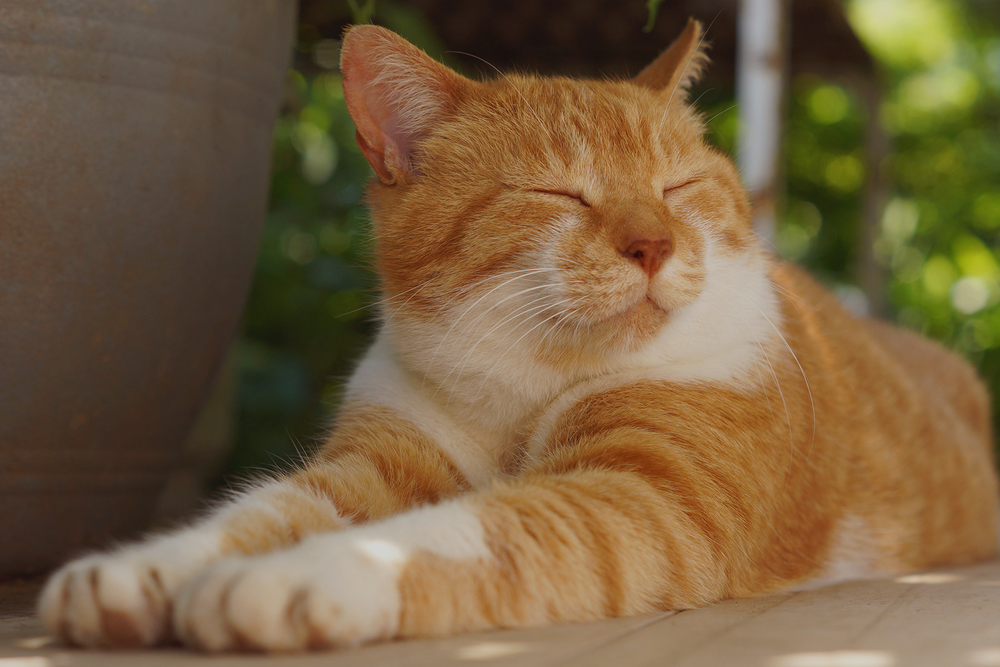
#> input picture img.png, 1000 x 667 px, shrunk from 1800 x 1200 before the run
$ jupyter execute --allow-errors Tute01.ipynb   (older library calls are emulated)
#> lines starting #> are read from the running program, lines starting #| are printed output that depends on the picture
[cell 1]
import cv2
import matplotlib.pyplot as plt

## 0. Some general remarks

OpenCV by default orders the channels of a coloured image as BGR
Matplotlib on the other hand orders the channels of a coloured image as RGB
So, if you are ever going between OpenCV & Matplotlib with a coloured image, you will need to reshuffle the order of the channels using cv2.cvtColor(img, flag)

With plt.imshow(), to plot a grayscale image, you will need to specify vmin = 0 and vmax = 255, otherwise your image be contrast compressed!

[cell 2]
# examples of image reading flags

img_coloured = cv2.imread('cattus.jpg')
img_grayscale = cv2.imread('cattus.jpg', cv2.IMREAD_GRAYSCALE)

# show coloured image opened with OpenCV (meaning channels are in BGR order)
# with matplotlib (expects RGB)
#> (the rest of this cell did not finish here and is left out)

## 1. Contrast Stretching

Main idea: Improve contrast by stretching intensity values of an image to fill a larger range - usually [0,255]
The most common transformation function that is used is the below:

$$X_{new} = (X_{input} - X_{min}) * \frac{(({max} - {min})}{(X_{max} - X_{min}))} + min $$

Where X_min, X_max are the minimum and maximum observed pixel intensities in the image, max and min are the max and min allowable pixel values (usually 0, 255 respectively)

Preprocessing step that can be useful

[cell 3]
import numpy as np

original = cv2.imread('img.png')
#> original is the input picture: shape (667, 1000, 3); mean B, G, R 63.9, 95.9, 118.8

output_image = (
        np.dot(
            original - np.min(original).astype(np.uint8),
            (255 - 0) / (np.max(original) - np.min(original)),
        )
        + 0
    )
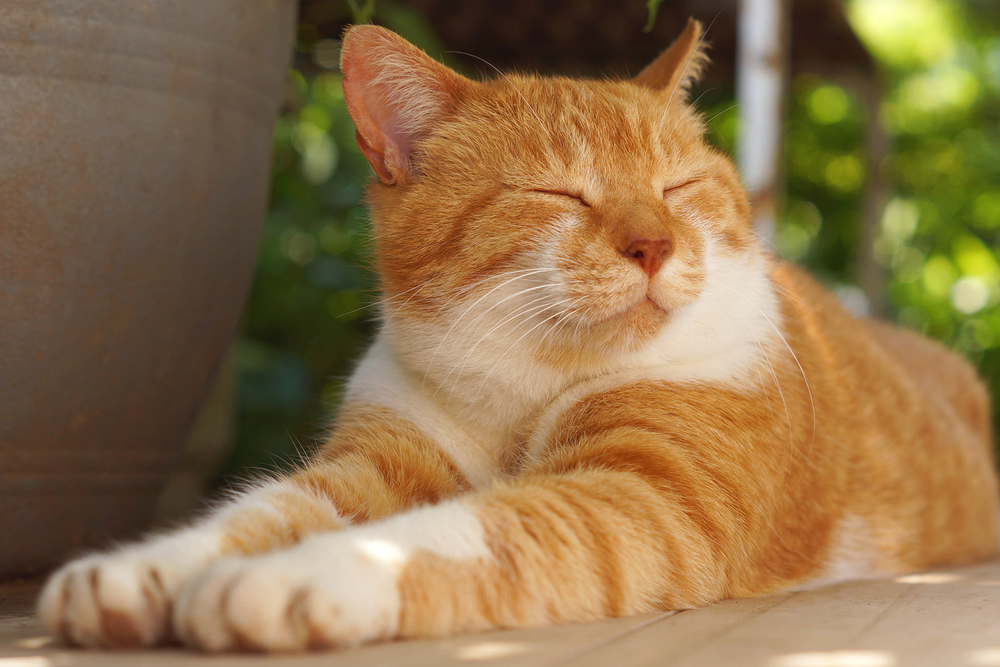
#> output_image: shape (667, 1000, 3) float64; mean B, G, R 75.9, 115.1, 143.2; drawn with min black and max white

output_image = output_image.astype('uint8')

plt.imshow(cv2.cvtColor(np.concatenate((original, output_image), axis=1), cv2.COLOR_BGR2RGB))
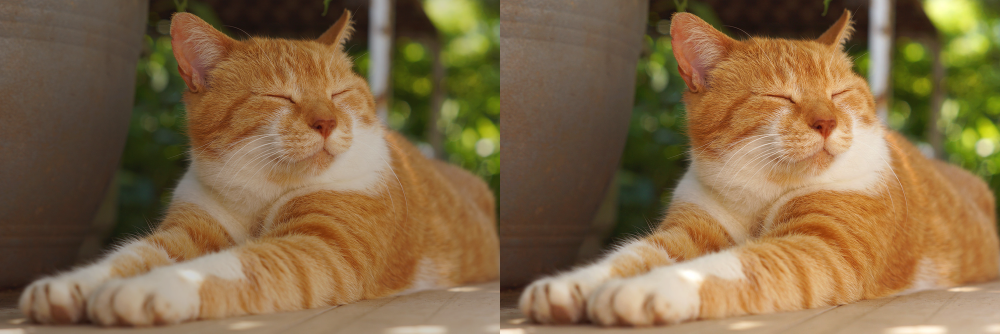
#> shown: shape (667, 2000, 3) (shown at 1/2 size); mean R, G, B 130.7, 105.2, 69.7

[cell 4]
# examine histogram before and after

plt.hist(original.ravel(), bins=[i for i in range(0, 255, 5)])
plt.title("Histogram of values before stretching")
plt.show()
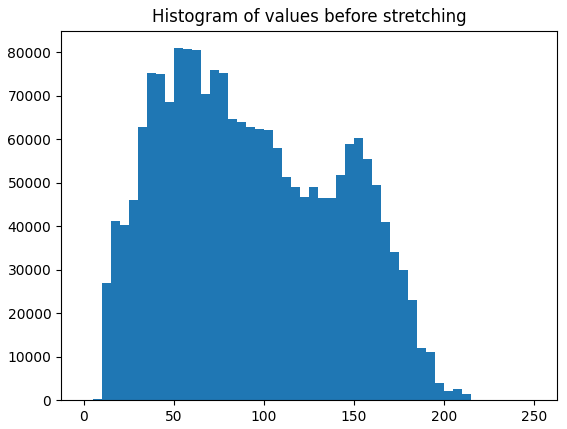
#> figure drawn by matplotlib, 1 panel; tallest bar 80960 high, from x = 50 to 55

plt.hist(output_image.ravel(), bins=[i for i in range(0, 255, 5)])
plt.title("Histogram of after before stretching")
plt.show()
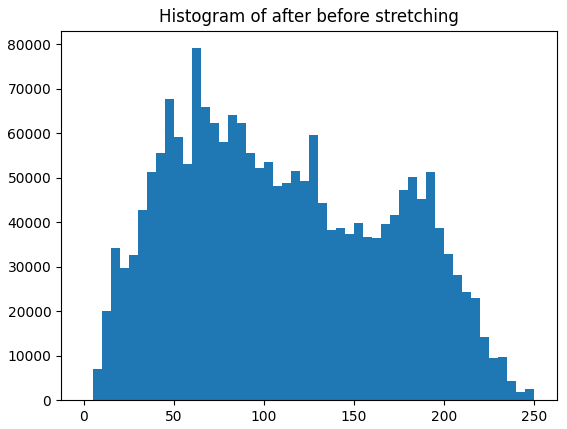
#> figure drawn by matplotlib, 1 panel; tallest bar 79083 high, from x = 60 to 65
